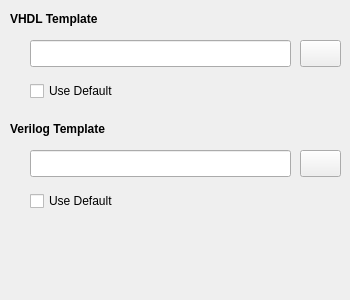
<?xml version="1.0" encoding="UTF-8"?>
<ui version="4.0">
 <class>ProjectCfg_Templates</class>
 <widget class="QWidget" name="ProjectCfg_Templates">
  <property name="geometry">
   <rect>
    <x>0</x>
    <y>0</y>
    <width>350</width>
    <height>300</height>
   </rect>
  </property>
  <property name="windowTitle">
   <string>Form</string>
  </property>
  <widget class="QLineEdit" name="leVerilog">
   <property name="geometry">
    <rect>
     <x>30</x>
     <y>150</y>
     <width>261</width>
     <height>27</height>
    </rect>
   </property>
  </widget>
  <widget class="QLineEdit" name="leVHDL">
   <property name="geometry">
    <rect>
     <x>30</x>
     <y>40</y>
     <width>261</width>
     <height>27</height>
    </rect>
   </property>
  </widget>
  <widget class="QCheckBox" name="chckVerilog">
   <property name="geometry">
    <rect>
     <x>30</x>
     <y>190</y>
     <width>121</width>
     <height>22</height>
    </rect>
   </property>
   <property name="text">
    <string>Use Default</string>
   </property>
  </widget>
  <widget class="QCheckBox" name="chckVHDL">
   <property name="geometry">
    <rect>
     <x>30</x>
     <y>80</y>
     <width>111</width>
     <height>22</height>
    </rect>
   </property>
   <property name="text">
    <string>Use Default</string>
   </property>
  </widget>
  <widget class="QLabel" name="label_4">
   <property name="geometry">
    <rect>
     <x>10</x>
     <y>120</y>
     <width>121</width>
     <height>17</height>
    </rect>
   </property>
   <property name="font">
    <font>
     <weight>75</weight>
     <bold>true</bold>
    </font>
   </property>
   <property name="text">
    <string>Verilog Template</string>
   </property>
  </widget>
  <widget class="QPushButton" name="btnVerilog">
   <property name="geometry">
    <rect>
     <x>300</x>
     <y>150</y>
     <width>41</width>
     <height>27</height>
    </rect>
   </property>
   <property name="text">
    <string/>
   </property>
  </widget>
  <widget class="QLabel" name="label_3">
   <property name="geometry">
    <rect>
     <x>10</x>
     <y>10</y>
     <width>121</width>
     <height>17</height>
    </rect>
   </property>
   <property name="font">
    <font>
     <weight>75</weight>
     <bold>true</bold>
    </font>
   </property>
   <property name="text">
    <string>VHDL Template</string>
   </property>
  </widget>
  <widget class="QPushButton" name="btnVHDL">
   <property name="geometry">
    <rect>
     <x>300</x>
     <y>40</y>
     <width>41</width>
     <height>27</height>
    </rect>
   </property>
   <property name="text">
    <string/>
   </property>
  </widget>
 </widget>
 <resources/>
 <connections/>
</ui>
